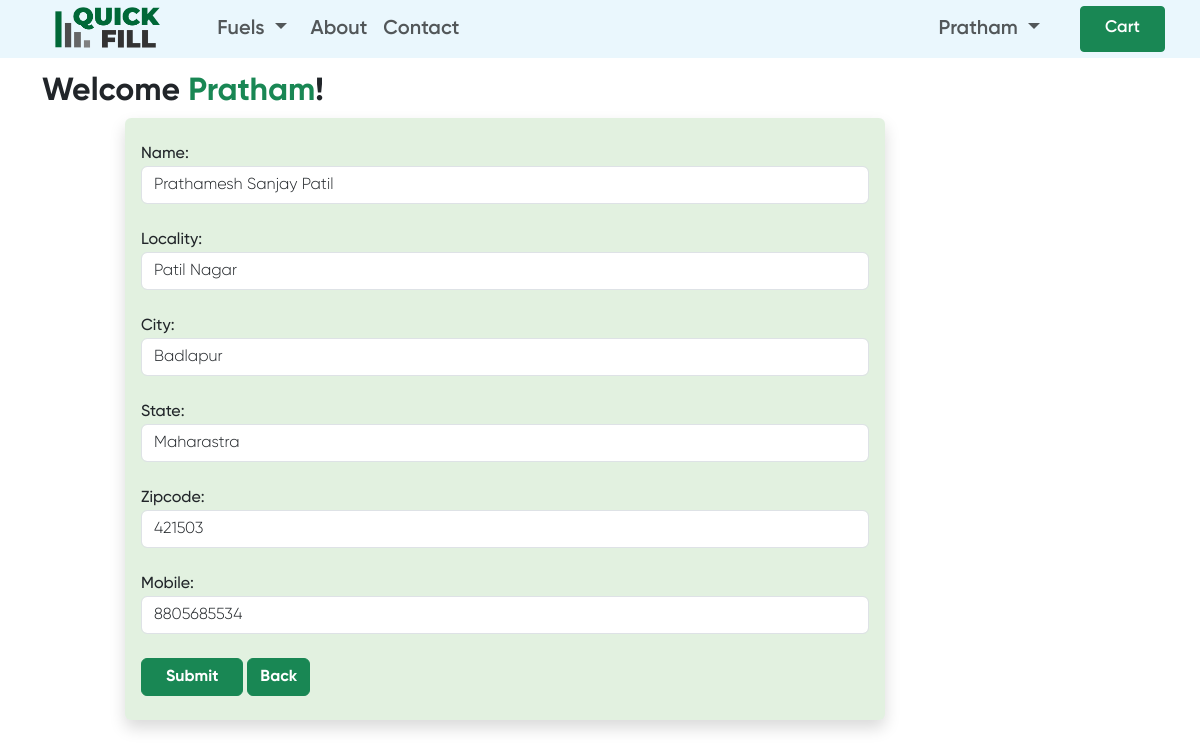
/updateAddress/6 (signed in), run on the app's committed database.
### app/models.py (models this page shows, shortened)
class Customer(models.Model):
    user = models.ForeignKey(User,on_delete=models.CASCADE)
    name = models.CharField(max_length=200)
    locality = models.CharField(max_length=200)
    city = models.CharField(max_length=50)
    mobile = models.IntegerField(default=0)
    zipcode = models.IntegerField()
    state = models.CharField(choices=STATE_CHOICES,max_length=100)

### app/views.py (the view, shortened to what this page needs)
# urls.py: path('updateAddress/<int:pk>', views.updateAddress.as_view(), name='updateAddress'),
@method_decorator(login_required,name='dispatch')
class updateAddress(View):
    def get(self,request,pk):
        add = Customer.objects.get(pk=pk)
        form = CustomerProfileForm(instance=add)
        totalitem = 0
        if request.user.is_authenticated:
            totalitem = len(Cart.objects.filter(user=request.user))
        return render(request, 'app/updateAddress.html', locals())

### app/forms.py
class CustomerProfileForm(forms.ModelForm):
    class Meta:
        model = Customer
        fields = ['name','locality','city','state','zipcode','mobile']
        widgets={
            'name':forms.TextInput(attrs={'class':'form-control'}),
            'locality':forms.TextInput(attrs={'class':'form-control'}),
            'city':forms.TextInput(attrs={'class':'form-control'}),
            'state':forms.Select(attrs={'class':'form-control'}),
            'zipcode':forms.NumberInput(attrs={'class':'form-control'}),
            'mobile':forms.NumberInput(attrs={'class':'form-control'}),
        }

### app/templates/app/updateAddress.html (shortened to what this page needs)
{% extends 'app/base.html' %}
{% block body %}
{% load static %}
<br><br><br>
<div class="container">
    <div class="row">
        <h2 class="fw-bold">Welcome <span class="text-success">{{request.user}}</span>!</h2>
        <div class="card shadow border-0 py-4 px-3 col-sm-8 offset-sm-1">
            <form action="" method="post">
                {% for fm in form %}
                        {{fm.label_tag}} {{fm}} <small class="text-danger">{{fm.errors|striptags}}</small>
                        <br>
                {% endfor %}
                <div class="col-12">
                    <button type="submit" class="btn btn-success px-4 fw-bold">Submit</button>
                    <a href="{% url 'address' %}" type="button" class="btn btn-success fw-bold">Back</a>
                </div>
            </form>
        </div>
    </div>
</div>
{% endblock body %}

### app/templates/app/base.html (shortened to what this page needs)
{% load bootstrap_icons %}
{% load static %}
<!DOCTYPE html>
<html lang="en">
<head>
    <link href="https://cdn.jsdelivr.net/npm/bootstrap@5.3.0-alpha3/dist/css/bootstrap.min.css" rel="stylesheet">
    <link rel="stylesheet" href="{% static 'app/css/all.min.css' %}">
    <link rel="stylesheet" href="{% static 'app/css/owl.carousel.min.css' %}">
    <link rel="stylesheet" href="{% static 'app/css/style.css' %}">
  </head>
  <body>
  <nav class="navbar navbar-expand-lg text-white w-100 my-0" style="position: fixed; padding: 6px 15px; font-family: Gilroy; background: hsla(200, 87%, 94%, 0.7); backdrop-filter: blur(30px); z-index: 10000;">
    <div class="container-fluid">
      <a class="navbar-brand" href="/"><img src="{% static "app/img/banner/quicklogo.png" %}" width="" height="50" style="margin: -14.8px; margin-top: -1rem; padding-right: 2rem;" alt="logo"></a>
      <div class="collapse navbar-collapse" id="navbarSupportedContent">
        <ul class="navbar-nav me-auto mb-2 mx-2 mb-lg-0" style="font-weight: 600; font-size: 20px;">
          <li class="nav-item dropdown">
            <a class="btn btn-success nav-link dropdown-toggle mx-2 px-2" href="#" role="button" data-bs-toggle="dropdown" aria-expanded="false">
              Fuels
            </a>
          </li>
          <li class="nav-item">
            <a class="nav-link" href="/about">About</a>
          </li>
          <li class="nav-item">
            <a class="nav-link" href="/contact">Contact</a>
          </li>
        </ul>
        {% if user.is_authenticated %}
        <ul class="navbar-nav mb-2 mb-lg-0" style="font-weight: 600; font-size: 20px;">
          <li class="nav-item dropdown mx-2">
            <a class="btn btn-success mx-3 nav-link dropdown-toggle" href="#" id="profileDropdown" role="button" data-bs-toggle= "dropdown" aria-expanded="false" >{{request.user}} </a>
          </li>
          <li class="btn btn-sm btn-success nav-item mx-2 px-3 my-0 py-0 fw-semibold">
            <a href="{% url 'showcart' %}" class="nav-link"><span class=" text-white" style="font-size: 1.2em;">Cart</span></a>
          </li>
        </ul>
        {% endif %}
      </div>
    </div>
  </nav>
{% block body %}{% endblock body %}
</body>
</html>

### app/templates/app/updateAddress.html (style rules this page uses)
* { font-family: Gilroy; }
.container { font-weight: 500; }
.card { background: rgba(16, 139, 0, 0.12); }

### data on the page
Customer: form "Prathamesh Sanjay Patil" "Patil Nagar" "Badlapur" "Maharastra" "421503" "8805685534"

### other printed values
{{ request.user }} "Pratham"
{{ fm.label_tag }} "Name:" "Locality:" "City:" "State:" "Zipcode:" "Mobile:"
